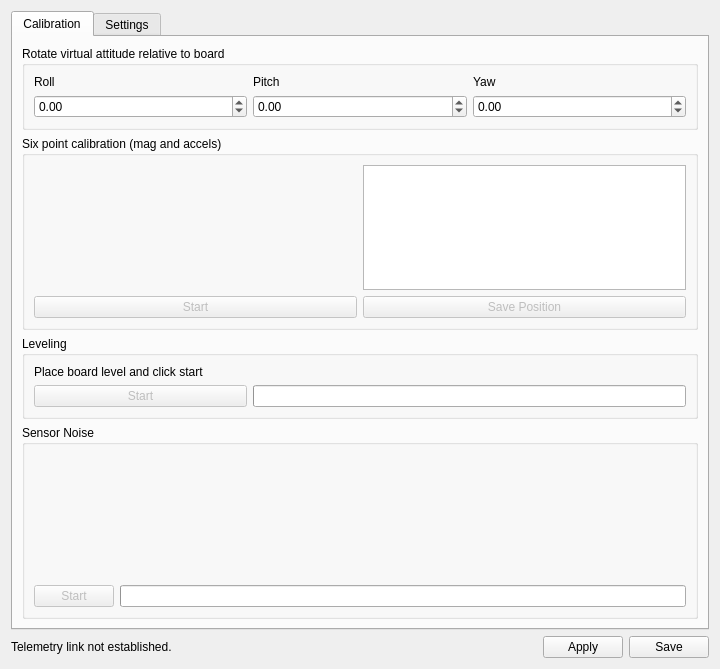
<?xml version="1.0" encoding="UTF-8"?>
<ui version="4.0">
 <class>RevoSensorsWidget</class>
 <widget class="QWidget" name="RevoSensorsWidget">
  <property name="geometry">
   <rect>
    <x>0</x>
    <y>0</y>
    <width>720</width>
    <height>669</height>
   </rect>
  </property>
  <property name="windowTitle">
   <string>Form</string>
  </property>
  <layout class="QVBoxLayout" name="verticalLayout_11">
   <item>
    <widget class="QTabWidget" name="tabWidget">
     <property name="currentIndex">
      <number>0</number>
     </property>
     <widget class="QWidget" name="tab_2">
      <attribute name="title">
       <string>Calibration</string>
      </attribute>
      <layout class="QVBoxLayout" name="verticalLayout_7" stretch="0,0,0,0">
       <item>
        <widget class="QGroupBox" name="groupBox">
         <property name="title">
          <string>Rotate virtual attitude relative to board</string>
         </property>
         <layout class="QGridLayout" name="gridLayout">
          <item row="0" column="1">
           <widget class="QLabel" name="label_8">
            <property name="text">
             <string>Pitch</string>
            </property>
            <property name="alignment">
             <set>Qt::AlignLeading|Qt::AlignLeft|Qt::AlignVCenter</set>
            </property>
           </widget>
          </item>
          <item row="0" column="0">
           <widget class="QLabel" name="label_9">
            <property name="text">
             <string>Roll</string>
            </property>
            <property name="alignment">
             <set>Qt::AlignLeading|Qt::AlignLeft|Qt::AlignVCenter</set>
            </property>
           </widget>
          </item>
          <item row="0" column="2">
           <widget class="QLabel" name="label_10">
            <property name="text">
             <string>Yaw</string>
            </property>
            <property name="alignment">
             <set>Qt::AlignLeading|Qt::AlignLeft|Qt::AlignVCenter</set>
            </property>
           </widget>
          </item>
          <item row="1" column="2">
           <widget class="QDoubleSpinBox" name="yawRotation">
            <property name="minimum">
             <double>-180.000000000000000</double>
            </property>
            <property name="maximum">
             <double>180.000000000000000</double>
            </property>
            <property name="objrelation" stdset="0">
             <stringlist>
              <string>objname:AttitudeSettings</string>
              <string>fieldname:BoardRotation</string>
              <string>element:Yaw</string>
              <string>scale:100.0</string>
             </stringlist>
            </property>
           </widget>
          </item>
          <item row="1" column="1">
           <widget class="QDoubleSpinBox" name="pitchRotation">
            <property name="minimum">
             <double>-90.000000000000000</double>
            </property>
            <property name="maximum">
             <double>90.000000000000000</double>
            </property>
            <property name="objrelation" stdset="0">
             <stringlist>
              <string>objname:AttitudeSettings</string>
              <string>fieldname:BoardRotation</string>
              <string>element:Pitch</string>
              <string>scale:100.0</string>
             </stringlist>
            </property>
           </widget>
          </item>
          <item row="1" column="0">
           <widget class="QDoubleSpinBox" name="rollRotation">
            <property name="minimum">
             <double>-180.000000000000000</double>
            </property>
            <property name="maximum">
             <double>180.000000000000000</double>
            </property>
            <property name="objrelation" stdset="0">
             <stringlist>
              <string>objname:AttitudeSettings</string>
              <string>fieldname:BoardRotation</string>
              <string>element:Roll</string>
              <string>scale:100.0</string>
             </stringlist>
            </property>
           </widget>
          </item>
         </layout>
        </widget>
       </item>
       <item>
        <widget class="QGroupBox" name="groupBox6pt">
         <property name="title">
          <string>Six point calibration (mag and accels)</string>
         </property>
         <layout class="QGridLayout" name="gridLayout_4">
          <item row="0" column="0">
           <widget class="QGraphicsView" name="sixPointsHelp">
            <property name="sizePolicy">
             <sizepolicy hsizetype="Expanding" vsizetype="MinimumExpanding">
              <horstretch>0</horstretch>
              <verstretch>0</verstretch>
             </sizepolicy>
            </property>
            <property name="maximumSize">
             <size>
              <width>16777215</width>
              <height>100</height>
             </size>
            </property>
            <property name="toolTip">
             <string>Nice paper plane, eh?</string>
            </property>
            <property name="styleSheet">
             <string notr="true">background:transparent</string>
            </property>
           </widget>
          </item>
          <item row="0" column="1">
           <widget class="QTextEdit" name="sixPointCalibInstructions"/>
          </item>
          <item row="1" column="0">
           <widget class="QPushButton" name="sixPointsStart">
            <property name="enabled">
             <bool>false</bool>
            </property>
            <property name="toolTip">
             <string>Launch a sensor range and bias calibration.</string>
            </property>
            <property name="text">
             <string>Start</string>
            </property>
           </widget>
          </item>
          <item row="1" column="1">
           <widget class="QPushButton" name="sixPointsSave">
            <property name="enabled">
             <bool>false</bool>
            </property>
            <property name="toolTip">
             <string>Save settings (only enabled when calibration is running)</string>
            </property>
            <property name="text">
             <string>Save Position</string>
            </property>
           </widget>
          </item>
         </layout>
        </widget>
       </item>
       <item>
        <widget class="QGroupBox" name="groupBox_4">
         <property name="title">
          <string>Leveling</string>
         </property>
         <layout class="QGridLayout" name="gridLayout_3">
          <item row="0" column="0">
           <widget class="QLabel" name="label">
            <property name="text">
             <string>Place board level and click start</string>
            </property>
           </widget>
          </item>
          <item row="2" column="0">
           <widget class="QPushButton" name="accelBiasStart">
            <property name="enabled">
             <bool>false</bool>
            </property>
            <property name="text">
             <string>Start</string>
            </property>
           </widget>
          </item>
          <item row="2" column="1" colspan="2">
           <widget class="QProgressBar" name="accelBiasProgress">
            <property name="value">
             <number>0</number>
            </property>
            <property name="textVisible">
             <bool>false</bool>
            </property>
           </widget>
          </item>
         </layout>
        </widget>
       </item>
       <item>
        <widget class="QGroupBox" name="groupBox_3">
         <property name="title">
          <string>Sensor Noise</string>
         </property>
         <layout class="QGridLayout" name="gridLayout_2">
          <item row="1" column="1">
           <widget class="QProgressBar" name="noiseMeasurementProgress">
            <property name="enabled">
             <bool>true</bool>
            </property>
            <property name="maximum">
             <number>100</number>
            </property>
            <property name="value">
             <number>0</number>
            </property>
            <property name="textVisible">
             <bool>false</bool>
            </property>
           </widget>
          </item>
          <item row="1" column="0">
           <widget class="QPushButton" name="noiseMeasurementStart">
            <property name="enabled">
             <bool>false</bool>
            </property>
            <property name="toolTip">
             <string>Press to start a calibration procedure, about 15 seconds.

Hint: run this with engines at cruising speed.</string>
            </property>
            <property name="text">
             <string>Start</string>
            </property>
           </widget>
          </item>
          <item row="0" column="0" colspan="2">
           <widget class="QGraphicsView" name="sensorsBargraph">
            <property name="toolTip">
             <string>These are the sensor variance values computed by the AHRS.

Tip: lower is better!</string>
            </property>
            <property name="styleSheet">
             <string notr="true">background:transparent</string>
            </property>
            <property name="verticalScrollBarPolicy">
             <enum>Qt::ScrollBarAlwaysOff</enum>
            </property>
            <property name="horizontalScrollBarPolicy">
             <enum>Qt::ScrollBarAlwaysOff</enum>
            </property>
           </widget>
          </item>
         </layout>
        </widget>
       </item>
      </layout>
     </widget>
     <widget class="QWidget" name="tab">
      <attribute name="title">
       <string>Settings</string>
      </attribute>
      <layout class="QVBoxLayout" name="verticalLayout_6">
       <item>
        <layout class="QHBoxLayout" name="ahrsSettingsLayout">
         <item>
          <widget class="QLabel" name="label_2">
           <property name="font">
            <font>
             <weight>75</weight>
             <bold>true</bold>
            </font>
           </property>
           <property name="text">
            <string>Attitude Algorithm:</string>
           </property>
          </widget>
         </item>
         <item>
          <widget class="QComboBox" name="algorithm">
           <property name="toolTip">
            <string>Select the sensor integration algorithm here.
&quot;Simple&quot; only uses accelerometer values
&quot;INSGPS&quot; the full featured algorithm integrating all sensors</string>
           </property>
          </widget>
         </item>
         <item>
          <spacer name="horizontalSpacer_2">
           <property name="orientation">
            <enum>Qt::Horizontal</enum>
           </property>
           <property name="sizeHint" stdset="0">
            <size>
             <width>40</width>
             <height>20</height>
            </size>
           </property>
          </spacer>
         </item>
         <item>
          <widget class="QLabel" name="label_4">
           <property name="font">
            <font>
             <weight>75</weight>
             <bold>true</bold>
            </font>
           </property>
           <property name="text">
            <string>Home Location:</string>
           </property>
          </widget>
         </item>
         <item>
          <widget class="QRadioButton" name="homeLocationSet">
           <property name="enabled">
            <bool>false</bool>
           </property>
           <property name="toolTip">
            <string>Saves the Home Location. This is only enabled
if the Home Location is set, i.e. if the GPS fix is
successful.

Disabled if there is no GPS fix.</string>
           </property>
           <property name="text">
            <string>Set</string>
           </property>
           <property name="checked">
            <bool>true</bool>
           </property>
           <attribute name="buttonGroup">
            <string notr="true">buttonGroup</string>
           </attribute>
          </widget>
         </item>
         <item>
          <widget class="QRadioButton" name="homeLocationClear">
           <property name="enabled">
            <bool>true</bool>
           </property>
           <property name="toolTip">
            <string>Clears the HomeLocation: only makes sense if you save
to SD. This will force the INS to use the next GPS fix as the
new home location unless it is in indoor mode.</string>
           </property>
           <property name="text">
            <string>Clear</string>
           </property>
           <attribute name="buttonGroup">
            <string notr="true">buttonGroup</string>
           </attribute>
          </widget>
         </item>
        </layout>
       </item>
       <item>
        <spacer name="verticalSpacer">
         <property name="orientation">
          <enum>Qt::Vertical</enum>
         </property>
         <property name="sizeHint" stdset="0">
          <size>
           <width>20</width>
           <height>40</height>
          </size>
         </property>
        </spacer>
       </item>
      </layout>
     </widget>
    </widget>
   </item>
   <item>
    <layout class="QHBoxLayout" name="submitButtons">
     <item>
      <widget class="QLabel" name="calibInstructions">
       <property name="text">
        <string>Telemetry link not established.</string>
       </property>
      </widget>
     </item>
     <item>
      <spacer name="horizontalSpacer">
       <property name="orientation">
        <enum>Qt::Horizontal</enum>
       </property>
       <property name="sizeHint" stdset="0">
        <size>
         <width>40</width>
         <height>20</height>
        </size>
       </property>
      </spacer>
     </item>
     <item>
      <widget class="QPushButton" name="Help">
       <property name="sizePolicy">
        <sizepolicy hsizetype="Fixed" vsizetype="Fixed">
         <horstretch>0</horstretch>
         <verstretch>0</verstretch>
        </sizepolicy>
       </property>
       <property name="maximumSize">
        <size>
         <width>32</width>
         <height>32</height>
        </size>
       </property>
       <property name="font">
        <font>
         <kerning>true</kerning>
        </font>
       </property>
       <property name="text">
        <string/>
       </property>
       <property name="icon">
        <iconset resource="../coreplugin/core.qrc">
         <normaloff>:/core/images/helpicon.svg</normaloff>:/core/images/helpicon.svg</iconset>
       </property>
       <property name="iconSize">
        <size>
         <width>32</width>
         <height>32</height>
        </size>
       </property>
       <property name="shortcut">
        <string>Ctrl+S</string>
       </property>
       <property name="default">
        <bool>false</bool>
       </property>
       <property name="flat">
        <bool>true</bool>
       </property>
       <property name="objrelation" stdset="0">
        <stringlist>
         <string>button:help</string>
         <string>url:http://wiki.openpilot.org/display/Doc/Revo+Configuration</string>
        </stringlist>
       </property>
      </widget>
     </item>
     <item>
      <widget class="QPushButton" name="applyButton">
       <property name="toolTip">
        <string>Save settings to the board (RAM only).

This does not save the calibration settings, this is done using the
specific calibration button on top of the screen.</string>
       </property>
       <property name="text">
        <string>Apply</string>
       </property>
       <property name="objrelation" stdset="0">
        <string>button:apply</string>
       </property>
      </widget>
     </item>
     <item>
      <widget class="QPushButton" name="saveButton">
       <property name="toolTip">
        <string>Send settings to the board, and save to the non-volatile memory.</string>
       </property>
       <property name="text">
        <string>Save</string>
       </property>
       <property name="checked">
        <bool>false</bool>
       </property>
       <property name="objrelation" stdset="0">
        <string>button:save</string>
       </property>
      </widget>
     </item>
    </layout>
   </item>
  </layout>
 </widget>
 <resources>
  <include location="../coreplugin/core.qrc"/>
 </resources>
 <connections/>
 <buttongroups>
  <buttongroup name="buttonGroup"/>
 </buttongroups>
</ui>
